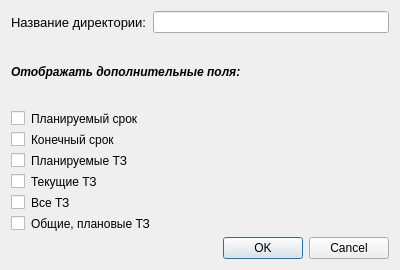
<?xml version="1.0" encoding="UTF-8"?>
<ui version="4.0">
 <class>Dir</class>
 <widget class="QDialog" name="Dir">
  <property name="geometry">
   <rect>
    <x>0</x>
    <y>0</y>
    <width>400</width>
    <height>270</height>
   </rect>
  </property>
  <property name="minimumSize">
   <size>
    <width>400</width>
    <height>270</height>
   </size>
  </property>
  <property name="maximumSize">
   <size>
    <width>400</width>
    <height>270</height>
   </size>
  </property>
  <property name="windowTitle">
   <string>Директория</string>
  </property>
  <property name="windowIcon">
   <iconset resource="resources.qrc">
    <normaloff>:/icons/src/icons/ico/light/paw.ico</normaloff>:/icons/src/icons/ico/light/paw.ico</iconset>
  </property>
  <property name="styleSheet">
   <string notr="true">*{
border-width: 1px;
}</string>
  </property>
  <layout class="QVBoxLayout" name="verticalLayout_2">
   <item>
    <layout class="QHBoxLayout" name="horizontalLayout">
     <item>
      <widget class="QLabel" name="label_dir_name">
       <property name="font">
        <font>
         <pointsize>10</pointsize>
        </font>
       </property>
       <property name="text">
        <string>Название директории:</string>
       </property>
      </widget>
     </item>
     <item>
      <widget class="QLineEdit" name="dir_name">
       <property name="maximumSize">
        <size>
         <width>16777215</width>
         <height>16777215</height>
        </size>
       </property>
      </widget>
     </item>
    </layout>
   </item>
   <item>
    <layout class="QVBoxLayout" name="verticalLayout">
     <item>
      <widget class="QLabel" name="label_show_columns">
       <property name="font">
        <font>
         <italic>true</italic>
         <bold>true</bold>
        </font>
       </property>
       <property name="text">
        <string>Отображать дополнительные поля:</string>
       </property>
      </widget>
     </item>
     <item>
      <widget class="QCheckBox" name="date_end">
       <property name="text">
        <string>Планируемый срок</string>
       </property>
      </widget>
     </item>
     <item>
      <widget class="QCheckBox" name="deadline">
       <property name="text">
        <string>Конечный срок</string>
       </property>
       <property name="checked">
        <bool>false</bool>
       </property>
      </widget>
     </item>
     <item>
      <widget class="QCheckBox" name="my_plane_labor_costs">
       <property name="text">
        <string>Планируемые ТЗ</string>
       </property>
      </widget>
     </item>
     <item>
      <widget class="QCheckBox" name="labor_costs">
       <property name="text">
        <string>Текущие ТЗ</string>
       </property>
      </widget>
     </item>
     <item>
      <widget class="QCheckBox" name="all_labor_costs">
       <property name="text">
        <string>Все ТЗ</string>
       </property>
      </widget>
     </item>
     <item>
      <widget class="QCheckBox" name="plane_labor_costs">
       <property name="text">
        <string>Общие, плановые ТЗ</string>
       </property>
      </widget>
     </item>
    </layout>
   </item>
   <item>
    <widget class="QDialogButtonBox" name="answer">
     <property name="orientation">
      <enum>Qt::Horizontal</enum>
     </property>
     <property name="standardButtons">
      <set>QDialogButtonBox::Cancel|QDialogButtonBox::Ok</set>
     </property>
    </widget>
   </item>
  </layout>
 </widget>
 <resources>
  <include location="resources.qrc"/>
 </resources>
 <connections>
  <connection>
   <sender>answer</sender>
   <signal>accepted()</signal>
   <receiver>Dir</receiver>
   <slot>accept()</slot>
   <hints>
    <hint type="sourcelabel">
     <x>248</x>
     <y>254</y>
    </hint>
    <hint type="destinationlabel">
     <x>157</x>
     <y>274</y>
    </hint>
   </hints>
  </connection>
  <connection>
   <sender>answer</sender>
   <signal>rejected()</signal>
   <receiver>Dir</receiver>
   <slot>reject()</slot>
   <hints>
    <hint type="sourcelabel">
     <x>316</x>
     <y>260</y>
    </hint>
    <hint type="destinationlabel">
     <x>286</x>
     <y>274</y>
    </hint>
   </hints>
  </connection>
 </connections>
</ui>
